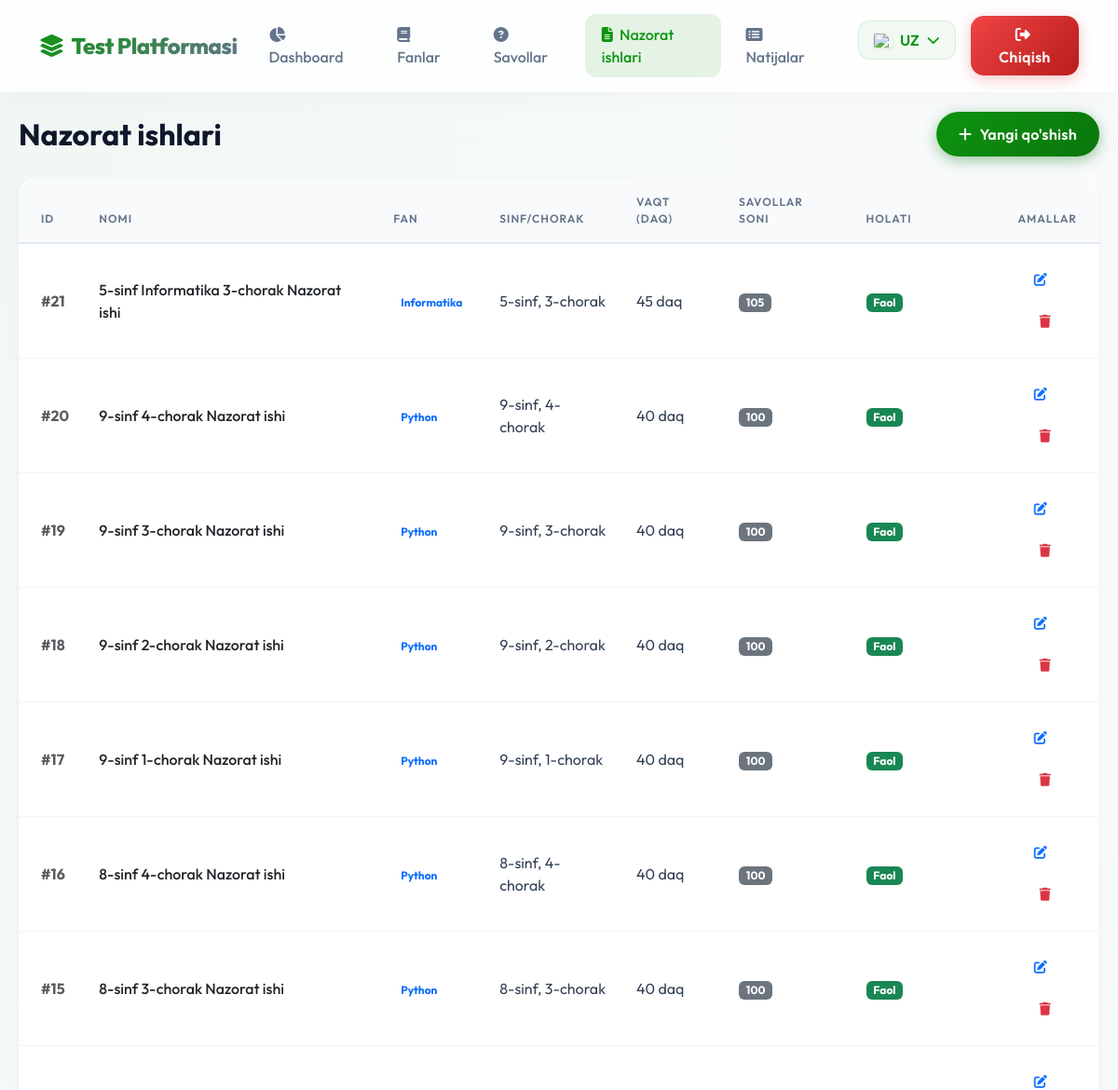
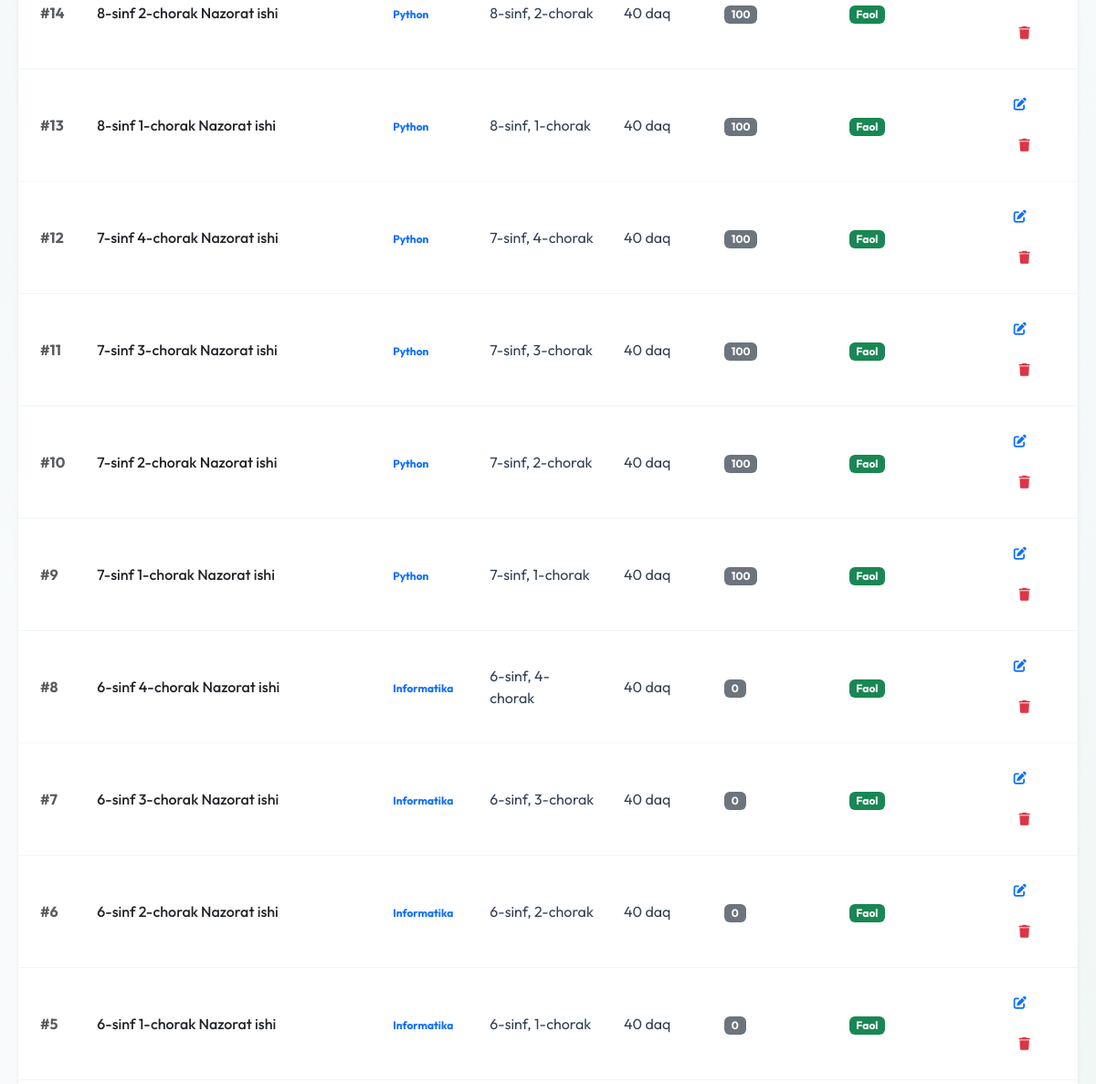
The page /admin/control_works (signed in, upper part) on the database as committed earlier (2 pictures, top to bottom).
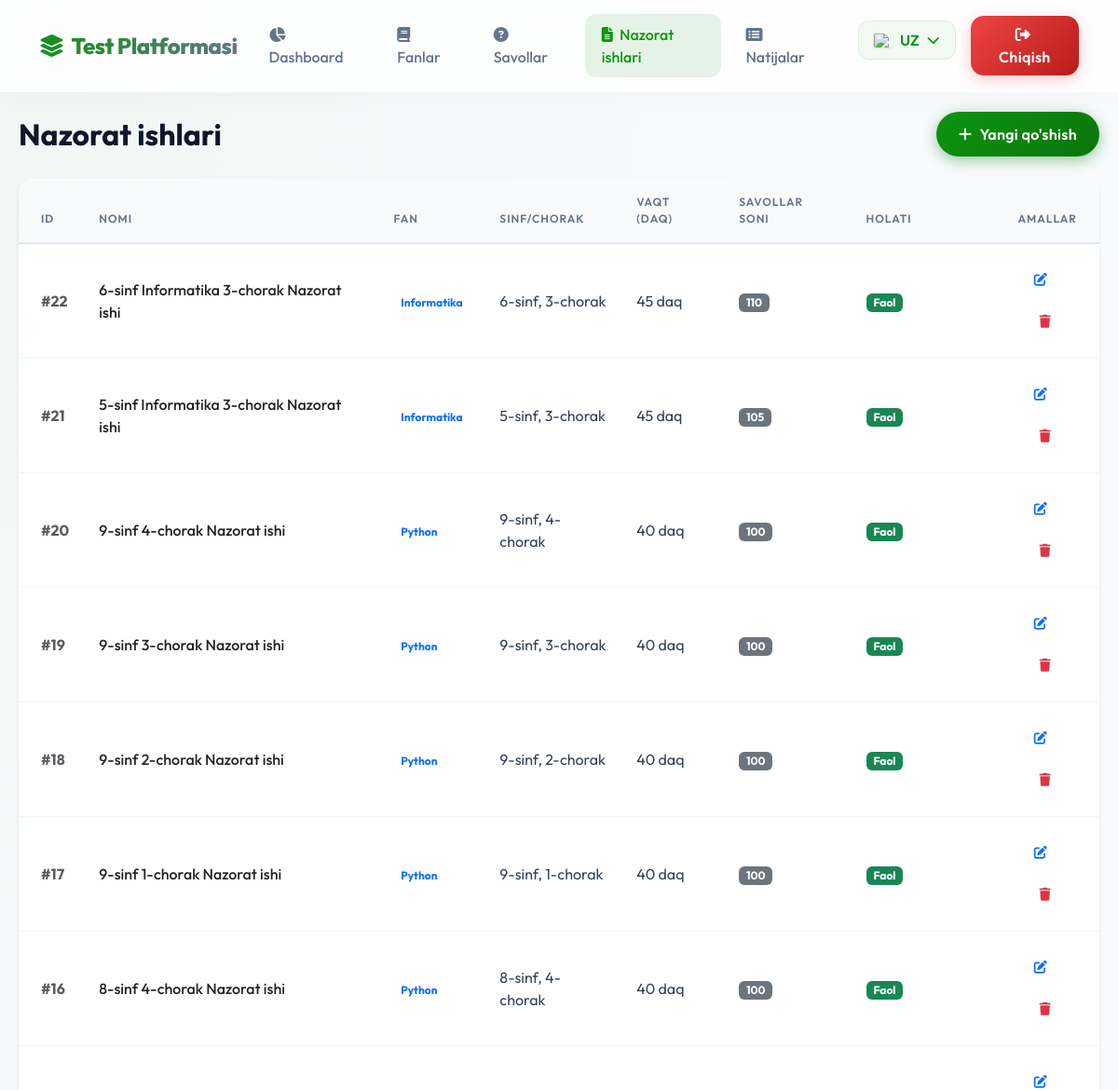
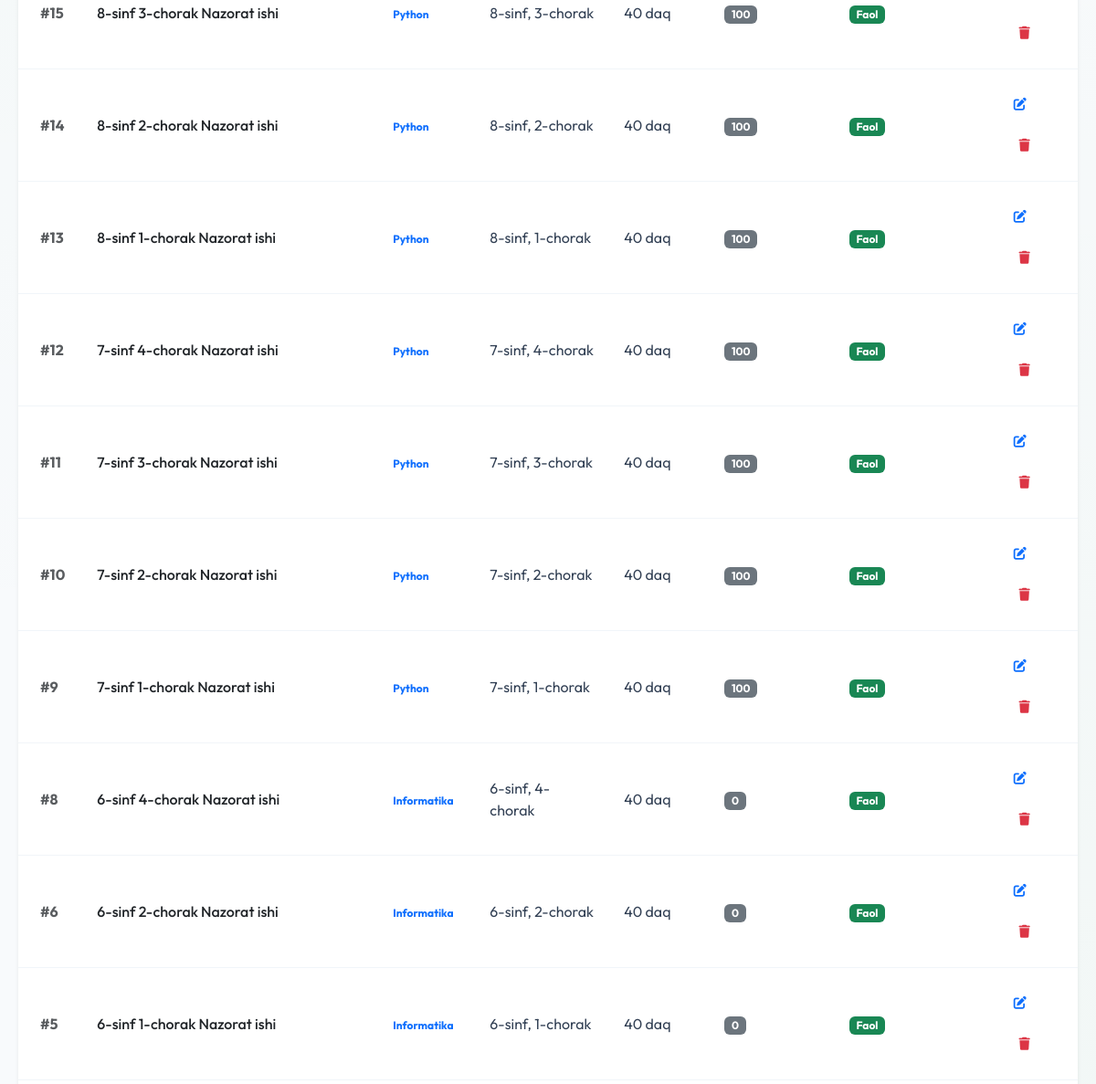
The same page on the database as committed later (2 pictures, top to bottom).
### models.py (models this page shows)
class ControlWork(db.Model):
    id = db.Column(db.Integer, primary_key=True)
    title = db.Column(db.String(100), nullable=False)
    subject_id = db.Column(db.Integer, db.ForeignKey('subject.id'), nullable=False)
    grade = db.Column(db.Integer, nullable=False)
    quarter = db.Column(db.Integer, nullable=False)
    time_limit = db.Column(db.Integer, default=40) # in minutes
    is_active = db.Column(db.Boolean, default=True)
    created_at = db.Column(db.DateTime, default=datetime.utcnow)
    subject = db.relationship('Subject', backref='control_works')
    questions = db.relationship('Question', secondary=control_work_questions, lazy='subquery',
        backref=db.backref('control_works', lazy=True))

class Subject(db.Model):
    id = db.Column(db.Integer, primary_key=True)
    name = db.Column(db.String(50), nullable=False)
    name_ru = db.Column(db.String(50))
    name_en = db.Column(db.String(50))
    grades = db.Column(db.String(20), nullable=False)  # "5,6" yoki "7,8,9"
    is_protected = db.Column(db.Boolean, default=False) # Anti-cheat protection

### routes/admin.py (the view)
@admin_bp.route('/control_works')
def control_works():
    cws = ControlWork.query.order_by(ControlWork.created_at.desc()).all()
    return render_template('admin_control_works.html', control_works=cws)

### routes/admin.py (called while the page is built)
@admin_bp.before_request
def require_login():
    allowed_routes = ['admin.login', 'admin.result_delete']
    if request.endpoint != 'admin.login' and 'admin_id' not in session:
        return redirect(url_for('admin.login'))

### templates/admin_control_works.html (shortened to what this page needs)
{% extends "base.html" %}
{% block content %}
<div class="d-flex justify-content-between align-items-center mb-4">
    <h2 class="fw-bold mb-0">{{ _('Nazorat ishlari') }}</h2>
    <a href="{{ url_for('admin.control_work_add') }}" class="btn btn-primary rounded-pill px-4">
        <i class="fas fa-plus me-2"></i>{{ _('Yangi qo\'shish') }}
    </a>
</div>
<div class="card shadow-sm border-0 rounded-4">
    <div class="card-body p-0">
        <div class="table-responsive">
            <table class="table table-hover align-middle mb-0">
                <thead class="bg-light text-muted">
                    <tr>
                        <th class="ps-4">ID</th>
                        <th>{{ _('Nomi') }}</th>
                        <th>{{ _('Fan') }}</th>
                        <th>{{ _('Sinf/Chorak') }}</th>
                        <th>{{ _('Vaqt (daq)') }}</th>
                        <th>{{ _('Savollar soni') }}</th>
                        <th>{{ _('Holati') }}</th>
                        <th class="text-end pe-4">{{ _('Amallar') }}</th>
                    </tr>
                </thead>
                <tbody>
                    {% for cw in control_works %}
                    <tr>
                        <td class="ps-4 fw-bold text-muted">#{{ cw.id }}</td>
                        <td class="fw-medium text-dark">{{ cw.title }}</td>
                        <td><span class="badge bg-soft-primary text-primary">{{ cw.subject.name }}</span></td>
                        <td>{{ cw.grade }}-{{ _('sinf') }}, {{ cw.quarter }}-{{ _('chorak') }}</td>
                        <td>{{ cw.time_limit }} {{ _('daq') }}</td>
                        <td><span class="badge bg-secondary">{{ cw.questions|length }}</span></td>
                        <td>
                            {% if cw.is_active %}
                            <span class="badge bg-success">{{ _('Faol') }}</span>
                            {% else %}
                            <span class="badge bg-danger">{{ _('Nofaol') }}</span>
                            {% endif %}
                        </td>
                        <td class="text-end pe-4">
                            <a href="{{ url_for('admin.control_work_edit', id=cw.id) }}"
                                class="btn btn-sm btn-outline-primary rounded-circle me-1"
                                title="{{ _('Tahrirlash') }}">
                                <i class="fas fa-edit"></i>
                            </a>
                            <button type="button" class="btn btn-sm btn-outline-danger rounded-circle"
                                onclick="deleteControlWork({{ cw.id }}, this, '{{ cw.title|escape }}')"
                                title="{{ _('O\'chirish') }}">
                                <i class="fas fa-trash"></i>
                            </button>
                        </td>
                    </tr>
                    {% endfor %}
                </tbody>
            </table>
        </div>
    </div>
</div>
{% endblock %}

### templates/base.html (shortened to what this page needs)
<!DOCTYPE html>
<html lang="uz">
<head>
    <link href="https://cdn.jsdelivr.net/npm/bootstrap@5.3.0/dist/css/bootstrap.min.css" rel="stylesheet">
    <link rel="stylesheet" href="https://cdnjs.cloudflare.com/ajax/libs/font-awesome/6.4.0/css/all.min.css">
</head>
<body>
    <nav class="navbar navbar-expand-lg fixed-top">
        <div class="container">
            <a class="navbar-brand" href="{{ url_for('main.index') }}">
                <i class="fas fa-layer-group me-2"></i>Test Platformasi
            </a>
            <div class="collapse navbar-collapse" id="navbarNav">
                <ul class="navbar-nav ms-auto gap-2 align-items-center">
                    {% if session.admin_id %}
                    <li class="nav-item">
                        <a class="nav-link" href="{{ url_for('admin.dashboard') }}">
                            <i class="fas fa-chart-pie me-1"></i> {{ _('Dashboard') }}
                        </a>
                    </li>
                    <li class="nav-item">
                        <a class="nav-link" href="{{ url_for('admin.subjects') }}">
                            <i class="fas fa-book me-1"></i> {{ _('Fanlar') }}
                        </a>
                    </li>
                    <li class="nav-item">
                        <a class="nav-link" href="{{ url_for('admin.questions') }}">
                            <i class="fas fa-question-circle me-1"></i> {{ _('Savollar') }}
                        </a>
                    </li>
                    <li class="nav-item">
                        <a class="nav-link" href="{{ url_for('admin.control_works') }}">
                            <i class="fas fa-file-alt me-1"></i> {{ _('Nazorat ishlari') }}
                        </a>
                    </li>
                    <li class="nav-item">
                        <a class="nav-link" href="{{ url_for('admin.results') }}">
                            <i class="fas fa-list-alt me-1"></i> {{ _('Natijalar') }}
                        </a>
                    </li>
                    <li class="nav-item ms-lg-3">
                        <div class="lang-dropdown">
                            <div class="lang-btn">
                                {% set current_lang = get_locale() %}
                                {% if current_lang == 'uz' %}
                                <img src="https://flagcdn.com/w40/uz.png" class="flag-icon" alt="UZ"> UZ
                                {% elif current_lang == 'ru' %}
                                <img src="https://flagcdn.com/w40/ru.png" class="flag-icon" alt="RU"> RU
                                {% else %}
                                <img src="https://flagcdn.com/w40/gb.png" class="flag-icon" alt="EN"> EN
                                {% endif %}
                                <i class="fas fa-chevron-down small"></i>
                            </div>
                        </div>
                    </li>
                    <li class="nav-item">
                        <a class="btn btn-danger text-white px-4 py-2 ms-2" href="{{ url_for('admin.logout') }}">
                            <i class="fas fa-sign-out-alt me-1"></i> {{ _('Chiqish') }}
                        </a>
                    </li>
                    {% endif %}
                </ul>
            </div>
        </div>
    </nav>
    <div style="height: 100px;"></div>
    <div class="main-container">
        {% block content %}{% endblock %}
    </div>
</body>
</html>

### templates/base.html (style rules this page uses)
:root { --primary: #0d9410; --primary-dark: #0a750c; --secondary: #64748b; --success: #10b981; --danger: #ef4444; --warning: #f59e0b; --dark: #0f172a; --light: #f8fafc; --glass: rgba(255, 255, 255, 0.9); --glass-border: rgba(255, 255, 255, 0.2); --shadow: 0 10px 40px -10px rgba(0, 0, 0, 0.1); }
body { font-family: 'Outfit', sans-serif; background: #f8fafc; background-image: radial-gradient(at 0% 0%, rgba(13, 148, 16, 0.03) 0px, transparent 50%), radial-gradient(at 100% 100%, rgba(13, 148, 16, 0.03) 0px, transparent 50%); background-attachment: fixed; min-height: 100vh; color: var(--dark); }
.main-container { max-width: 1200px; margin: 0 auto; padding: 20px; }
img { -webkit-user-drag: none; -khtml-user-drag: none; -moz-user-drag: none; -o-user-drag: none; user-drag: none; pointer-events: none; }
.card { background: var(--glass); backdrop-filter: blur(12px); -webkit-backdrop-filter: blur(12px); border: 1px solid rgba(255, 255, 255, 0.5); border-radius: 24px; box-shadow: var(--shadow); transition: transform 0.3s cubic-bezier(0.4, 0, 0.2, 1), box-shadow 0.3s ease; overflow: hidden; }
.btn { border-radius: 14px; padding: 12px 28px; font-weight: 600; letter-spacing: 0.3px; transition: all 0.3s cubic-bezier(0.4, 0, 0.2, 1); border: none; position: relative; overflow: hidden; }
.btn-primary { background: linear-gradient(135deg, var(--primary), var(--primary-dark)); box-shadow: 0 4px 15px rgba(10, 117, 12, 0.4); }
.btn-danger { background: linear-gradient(135deg, var(--danger), #b91c1c); box-shadow: 0 4px 15px rgba(239, 68, 68, 0.3); }
.navbar { background: rgba(255, 255, 255, 0.8) !important; backdrop-filter: blur(20px); -webkit-backdrop-filter: blur(20px); box-shadow: 0 4px 30px rgba(0, 0, 0, 0.03); border-bottom: 1px solid rgba(255, 255, 255, 0.3); padding: 15px 0; }
.navbar-brand { font-weight: 800; font-size: 1.5rem; background: linear-gradient(135deg, var(--primary), var(--secondary)); -webkit-background-clip: text; background-clip: text; -webkit-text-fill-color: transparent; letter-spacing: -0.5px; }
.nav-link { font-weight: 500; color: #64748b !important; padding: 10px 18px !important; border-radius: 12px; transition: all 0.3s ease; }
.nav-link:hover, .nav-link.active { color: var(--primary) !important; background: rgba(13, 148, 16, 0.1); }
.table-responsive { border-radius: 20px; box-shadow: 0 4px 6px -1px rgba(0, 0, 0, 0.05); }
.table { background: white; margin-bottom: 0; }
.table thead th { background: #f8fafc; color: #64748b; font-weight: 600; text-transform: uppercase; font-size: 0.75rem; letter-spacing: 1px; padding: 16px; border-bottom: 2px solid #e2e8f0; }
.table tbody td { padding: 16px; vertical-align: middle; border-bottom: 1px solid #f1f5f9; color: #334155; }
.lang-dropdown { position: relative; display: inline-block; }
.lang-btn { background: rgba(13, 148, 16, 0.05); border: 1px solid rgba(13, 148, 16, 0.1); color: var(--primary); padding: 8px 16px; border-radius: 12px; font-weight: 600; display: flex; align-items: center; gap: 8px; transition: all 0.3s ease; cursor: pointer; text-decoration: none; }
.flag-icon { width: 20px; height: 15px; object-fit: cover; border-radius: 2px; box-shadow: 0 1px 3px rgba(0, 0, 0, 0.1); }

Rows that differ between the two databases and show on the page:
removed ControlWork: id "7", title "6-sinf 3-chorak Nazorat ishi", subject.name "Informatika", grade "6", quarter "3", time_limit "40", questions|length "0"
added ControlWork: id "22", title "6-sinf Informatika 3-chorak Nazorat ishi", subject.name "Informatika", grade "6", quarter "3", time_limit "45", questions|length "110"
